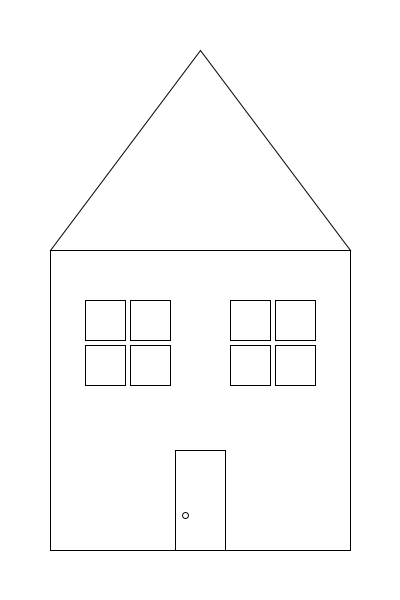
Frame 1 (no input)
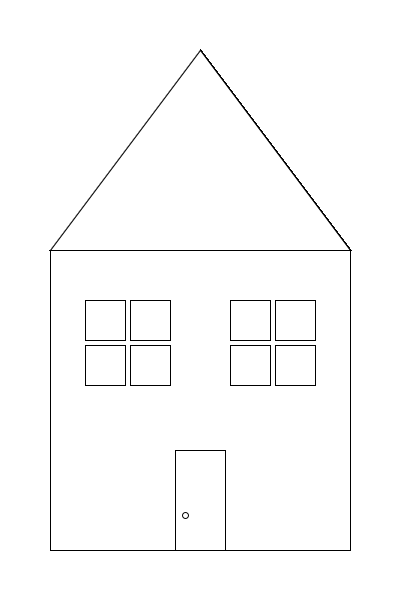
Frame 60 (the mouse pressed at the canvas centre just before this capture)
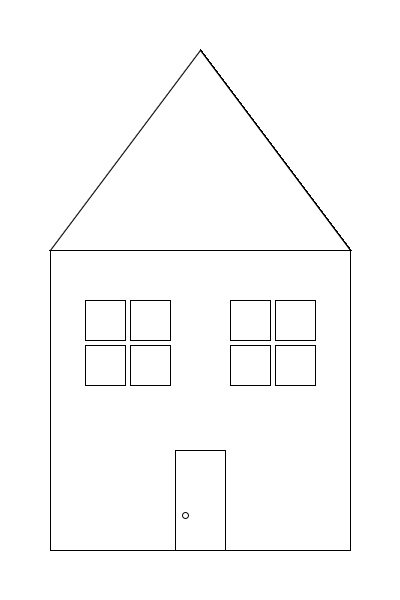
Frame 120 (the mouse held since frame 60 and released just before this capture)

The Processing sketch that drew these frames (run headless with seeded random() and noise(); from frame 60 on, the mouse is pressed at the canvas centre):

// Processing sketch: processing_160519
// ── processing_160519.pde

int counter;

void setup() {  //setup function called initially, only once
  size(400, 600);
  background(255);  //set background white
  colorMode(HSB);   //set colors to Hue, Saturation, Brightness mode
  counter = 0;
}

void draw() { 
    // Simple House
   size(400, 600);
    // house
    rect(50, 250, 300, 300);
    // roof
    triangle(50, 250, 350, 250, 200, 50);
    // door
    rect(175, 450, 50, 100);
    // door knob
    ellipse(185, 515, 6, 6);
    // left windows
    rect(85, 300, 40, 40);
    rect(130, 300, 40, 40);
    rect(85, 345, 40, 40);
    rect(130, 345, 40, 40);
    // right windows
    rect(230, 300, 40, 40);
    rect(275, 300, 40, 40);
    rect(230, 345, 40, 40);
    rect(275, 345, 40, 40);
}
